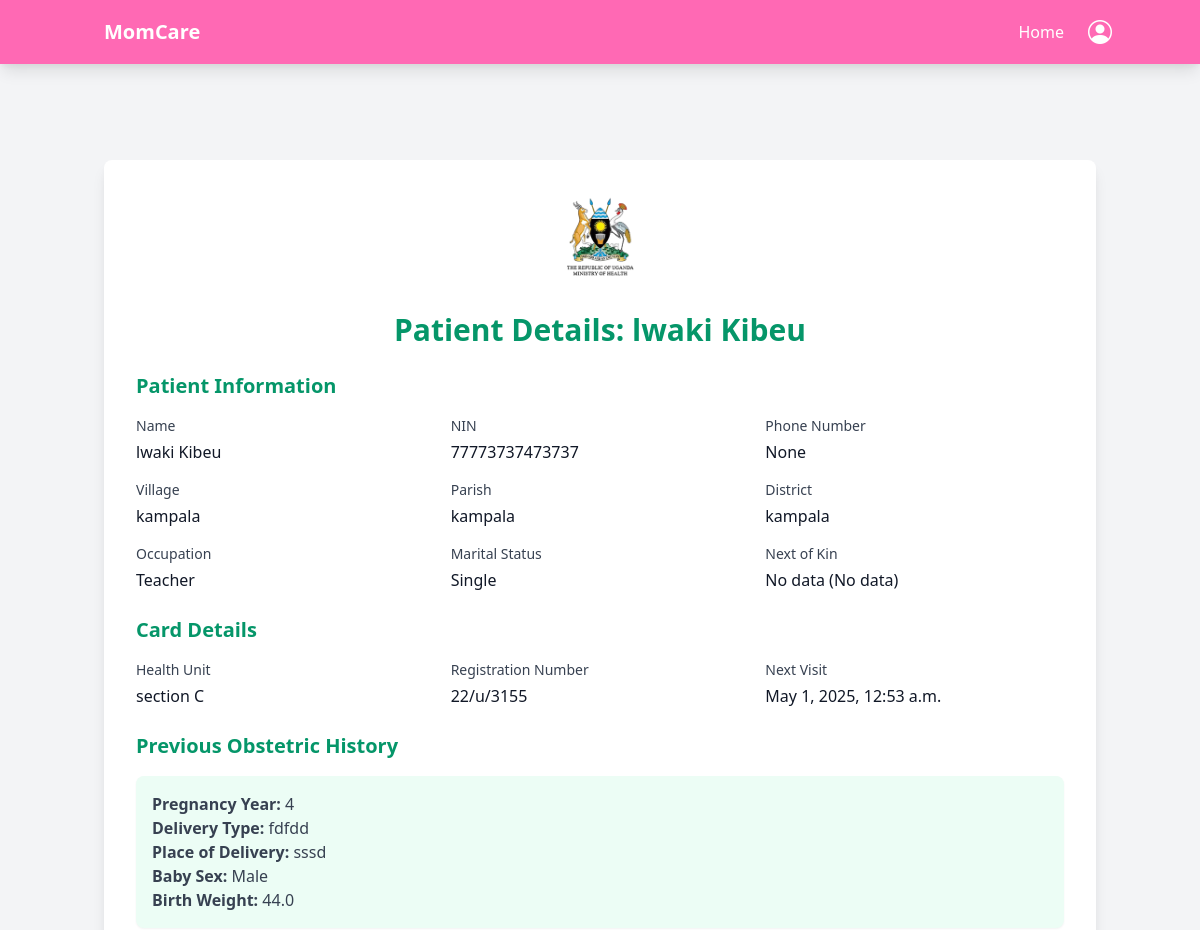
The app's page /antenental/patient-details/1/ (upper part), older data.
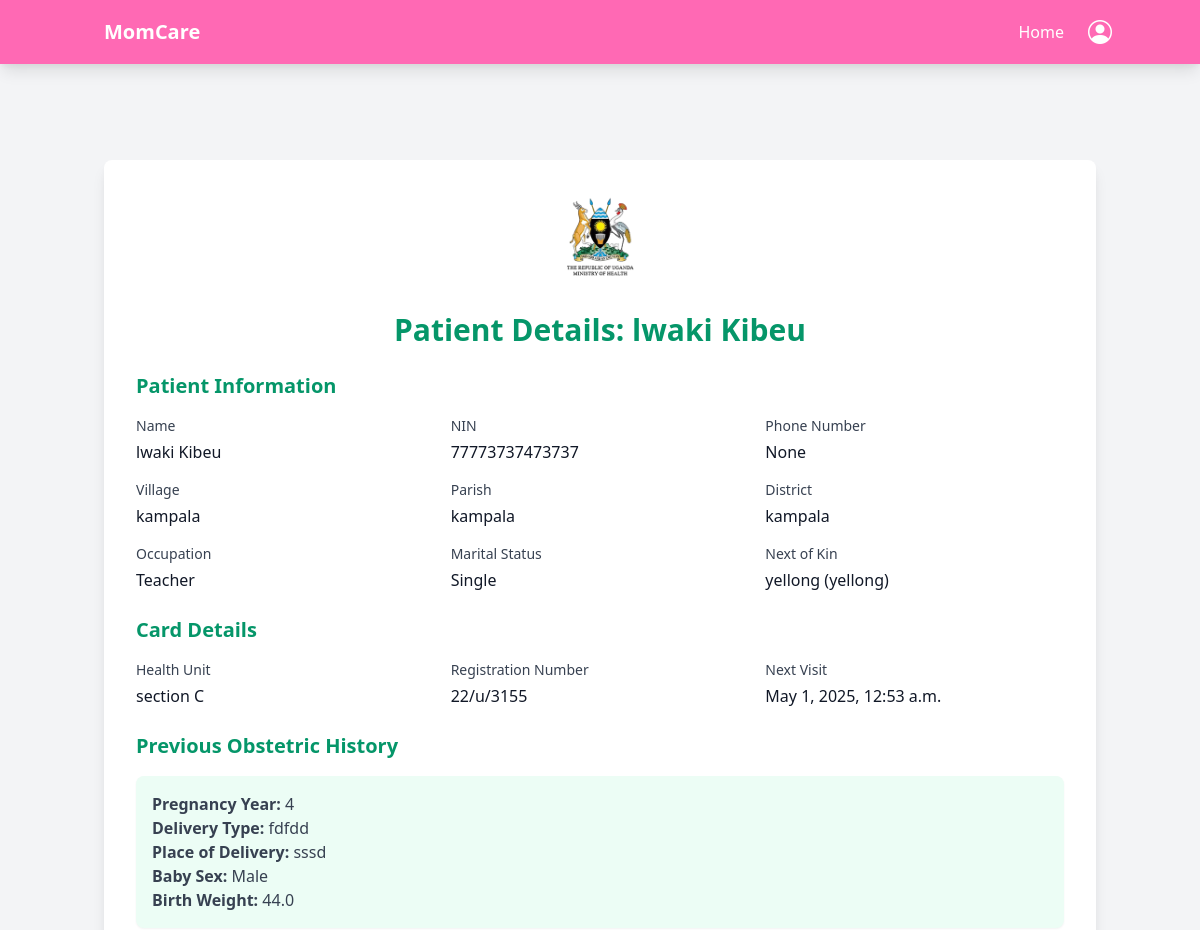
The same page, newer data.
### antenental/models.py (models this page shows, shortened)
class AntenatalCard(models.Model):
    user = models.ForeignKey(User, on_delete=models.CASCADE, related_name='antenatal_patients')  # Links to the registered patient
    Doctor = models.ForeignKey(User, on_delete=models.CASCADE, related_name='antenatal_doctors', default=1)  # Links to the assigned doctor
    health_unit = models.CharField(max_length=255, blank=True, null=True )  # Health facility name
    reg_no = models.CharField(max_length=100, blank=True, null=True, unique=True)  # Unique registration number
    name = models.CharField(max_length=255)  # Patient's full name
    nin = models.CharField(max_length=20, unique=True, null=True, blank=True)  # National ID Number
    phone_no = models.CharField(max_length=15)
    age = models.IntegerField(blank=True, null=True)
    village = models.CharField(max_length=255)
    parish = models.CharField(max_length=255)
    sub_county = models.CharField(max_length=255)
    district = models.CharField(max_length=255)
    occupation = models.CharField(max_length=255)
    religion = models.CharField(max_length=100, null=True, blank=True)
    education_level = models.CharField(max_length=100, null=True, blank=True)
    tribe = models.CharField(max_length=100, null=True, blank=True)
    marital_status = models.CharField(
        max_length=20, choices=[('Single', 'Single'), ('Married', 'Married')]
    )
    next_of_kin_name = models.CharField(max_length=255,blank=True, null=True)
    next_of_kin_phone = models.CharField(max_length=15, blank=True, null=True)
    next_of_kin_relationship = models.CharField(max_length=100, blank=True, null=True)
    next_of_kin_address = models.TextField(blank=True, null=True)
    gravida = models.IntegerField(blank=True, null=True)  # Number of pregnancies
    para = models.IntegerField(blank=True, null=True)  # Number of deliveries after 28 weeks
    abortions = models.IntegerField(blank=True, null=True)  # Number of pregnancy losses before 28 weeks
    presenting_complaints = models.TextField(null=True, blank=True)
    first_day_of_lnmp = models.DateField(blank=True, null=True)  # Last Normal Menstrual Period
    edd = models.DateField(blank=True, null=True)  # Estimated Due Date
    weeks_of_amenorrhea = models.IntegerField(blank=True, null=True)  # Number of weeks since last period
    complications_of_pregnancy = models.TextField(null=True, blank=True)
    hospitalization = models.BooleanField(default=False ,blank=True, null=True)
    hospitalization_reason = models.TextField(null=True, blank=True)
    Doctor = models.ForeignKey(User, on_delete=models.CASCADE)
    next_visit = models.DateTimeField(null=True, blank=True)  # Date and time of the next visit
    created_at = models.DateTimeField(auto_now_add=True)
    updated_at = models.DateTimeField(auto_now=True)

### antenental/views.py (the view)
# urls.py: path('patient-details/<int:patient_id>/', views.patient_details, name='patient_details'),
def patient_details(request, patient_id):
    antenatal_card = get_object_or_404(AntenatalCard, id=patient_id)
    previous_histories = PreviousObstetricHistory.objects.filter(antenatal_card=antenatal_card)
    progress_examinations = AntenatalProgressExamination.objects.filter(antenatal_card=antenatal_card)
    ultrasound_reports = UltrasoundReport.objects.filter(antenatal_card=antenatal_card)
    return render(request, 'antenatal/patient_details.html', {
        'antenatal_card': antenatal_card,
        'previous_histories': previous_histories,
        'progress_examinations': progress_examinations,
        'ultrasound_reports': ultrasound_reports,
    })

### templates/antenatal/patient_details.html (shortened to what the changed rows need)
{% extends 'base.html' %}
{% load static %}
{% block content %}
<main class="mt-16 sm:mt-20 min-h-screen flex items-center justify-center bg-gray-100">
    <div class="w-full max-w-6xl p-6 sm:p-8 bg-white rounded-lg shadow-lg">
        <div class="flex justify-center mb-6">
            <img src="{{ MEDIA_URL }}images/emblem.png" alt="Ministry of Health Symbol" class="w-24 h-24">
        </div>
        <h2 class="text-2xl sm:text-3xl font-bold text-green-600 mb-6 text-center">Patient Details: {{ antenatal_card.name }}</h2>
        <div class="mb-6">
            <h3 class="text-xl font-semibold text-green-600 mb-4">Patient Information</h3>
            <div class="grid grid-cols-1 sm:grid-cols-2 lg:grid-cols-3 gap-4">
                <div>
                    <label class="block text-sm font-medium text-gray-700">Name</label>
                    <p class="mt-1 text-gray-900">{{ antenatal_card.name|default:"No data" }}</p>
                </div>
                <div>
                    <label class="block text-sm font-medium text-gray-700">NIN</label>
                    <p class="mt-1 text-gray-900">{{ antenatal_card.nin|default:"No data" }}</p>
                </div>
                <div>
                    <label class="block text-sm font-medium text-gray-700">Phone Number</label>
                    <p class="mt-1 text-gray-900">{{ antenatal_card.phone_no|default:"No data" }}</p>
                </div>
                <div>
                    <label class="block text-sm font-medium text-gray-700">Village</label>
                    <p class="mt-1 text-gray-900">{{ antenatal_card.village|default:"No data" }}</p>
                </div>
                <div>
                    <label class="block text-sm font-medium text-gray-700">Parish</label>
                    <p class="mt-1 text-gray-900">{{ antenatal_card.parish|default:"No data" }}</p>
                </div>
                <div>
                    <label class="block text-sm font-medium text-gray-700">District</label>
                    <p class="mt-1 text-gray-900">{{ antenatal_card.district|default:"No data" }}</p>
                </div>
                <div>
                    <label class="block text-sm font-medium text-gray-700">Occupation</label>
                    <p class="mt-1 text-gray-900">{{ antenatal_card.occupation|default:"No data" }}</p>
                </div>
                <div>
                    <label class="block text-sm font-medium text-gray-700">Marital Status</label>
                    <p class="mt-1 text-gray-900">{{ antenatal_card.marital_status|default:"No data" }}</p>
                </div>
                <div>
                    <label class="block text-sm font-medium text-gray-700">Next of Kin</label>
                    <p class="mt-1 text-gray-900">{{ antenatal_card.next_of_kin_name|default:"No data" }} ({{ antenatal_card.next_of_kin_relationship|default:"No data" }})</p>
                </div>
            </div>
        </div>
        <div class="mb-6">
            <h3 class="text-xl font-semibold text-green-600 mb-4">Card Details</h3>
            <div class="grid grid-cols-1 sm:grid-cols-2 lg:grid-cols-3 gap-4">
                <div>
                    <label class="block text-sm font-medium text-gray-700">Health Unit</label>
                    <p class="mt-1 text-gray-900">{{ antenatal_card.health_unit|default:"No data" }}</p>
                </div>
                <div>
                    <label class="block text-sm font-medium text-gray-700">Registration Number</label>
                    <p class="mt-1 text-gray-900">{{ antenatal_card.reg_no|default:"No data" }}</p>
                </div>
                <div>
                    <label class="block text-sm font-medium text-gray-700">Next Visit</label>
                    <p class="mt-1 text-gray-900">{{ antenatal_card.next_visit|date:"F j, Y, g:i a"|default:"No data" }}</p>
                </div>
            </div>
        </div>
        <div class="mb-6">
            <h3 class="text-xl font-semibold text-green-600 mb-4">Previous Obstetric History</h3>
            {% if previous_histories %}
                <div class="space-y-4">
                </div>
            {% else %}
                <p class="text-gray-700">No previous obstetric history found.</p>
            {% endif %}
        </div>
    </div>
</main>
{% endblock %}

Row changes from the older to the newer data that the page shows:
changed AntenatalCard "lwaki Kibeu": next_of_kin_name "No data" → "yellong"; next_of_kin_relationship "No data" → "yellong"
